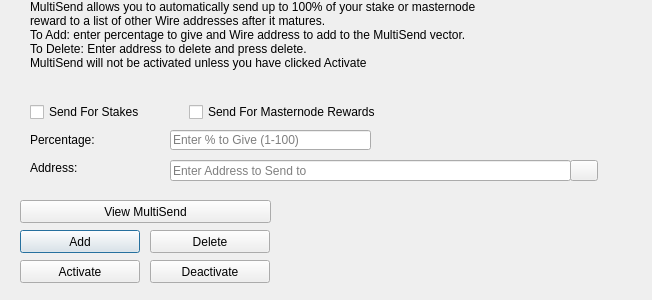
<?xml version="1.0" encoding="UTF-8"?>
<ui version="4.0">
 <class>MultiSendDialog</class>
 <widget class="QDialog" name="MultiSendDialog">
  <property name="windowModality">
   <enum>Qt::NonModal</enum>
  </property>
  <property name="geometry">
   <rect>
    <x>0</x>
    <y>0</y>
    <width>652</width>
    <height>300</height>
   </rect>
  </property>
  <property name="windowTitle">
   <string>MultiSend</string>
  </property>
  <widget class="QLineEdit" name="multiSendPercentEdit">
   <property name="geometry">
    <rect>
     <x>170</x>
     <y>130</y>
     <width>201</width>
     <height>20</height>
    </rect>
   </property>
   <property name="toolTip">
    <string>Enter whole numbers 1 - 100</string>
   </property>
   <property name="placeholderText">
    <string>Enter % to Give (1-100)</string>
   </property>
  </widget>
  <widget class="QLineEdit" name="multiSendAddressEdit">
   <property name="geometry">
    <rect>
     <x>170</x>
     <y>160</y>
     <width>401</width>
     <height>21</height>
    </rect>
   </property>
   <property name="toolTip">
    <string/>
   </property>
   <property name="placeholderText">
    <string>Enter Address to Send to</string>
   </property>
  </widget>
  <widget class="QLabel" name="label_2">
   <property name="geometry">
    <rect>
     <x>30</x>
     <y>0</y>
     <width>451</width>
     <height>121</height>
    </rect>
   </property>
   <property name="lineWidth">
    <number>1</number>
   </property>
   <property name="text">
    <string>MultiSend allows you to automatically send up to 100% of your stake or masternode reward to a list of other Wire addresses after it matures.
To Add: enter percentage to give and Wire address to add to the MultiSend vector.
To Delete: Enter address to delete and press delete.
MultiSend will not be activated unless you have clicked Activate</string>
   </property>
   <property name="alignment">
    <set>Qt::AlignLeading|Qt::AlignLeft|Qt::AlignTop</set>
   </property>
   <property name="wordWrap">
    <bool>true</bool>
   </property>
  </widget>
  <widget class="QLabel" name="message">
   <property name="geometry">
    <rect>
     <x>290</x>
     <y>200</y>
     <width>351</width>
     <height>91</height>
    </rect>
   </property>
   <property name="text">
    <string/>
   </property>
  </widget>
  <widget class="QPushButton" name="addButton">
   <property name="geometry">
    <rect>
     <x>20</x>
     <y>230</y>
     <width>120</width>
     <height>23</height>
    </rect>
   </property>
   <property name="toolTip">
    <string/>
   </property>
   <property name="statusTip">
    <string>Add to MultiSend Vector</string>
   </property>
   <property name="text">
    <string>Add</string>
   </property>
  </widget>
  <widget class="QPushButton" name="disableButton">
   <property name="geometry">
    <rect>
     <x>150</x>
     <y>260</y>
     <width>120</width>
     <height>23</height>
    </rect>
   </property>
   <property name="statusTip">
    <string>Deactivate MultiSend</string>
   </property>
   <property name="text">
    <string>Deactivate</string>
   </property>
  </widget>
  <widget class="QPushButton" name="addressBookButton">
   <property name="geometry">
    <rect>
     <x>570</x>
     <y>160</y>
     <width>28</width>
     <height>21</height>
    </rect>
   </property>
   <property name="toolTip">
    <string>Choose an address from the address book</string>
   </property>
   <property name="text">
    <string/>
   </property>
   <property name="icon">
    <iconset resource="../wire.qrc">
     <normaloff>:/icons/address-book</normaloff>:/icons/address-book</iconset>
   </property>
   <property name="shortcut">
    <string>Alt+A</string>
   </property>
   <property name="autoDefault">
    <bool>false</bool>
   </property>
  </widget>
  <widget class="QLabel" name="label">
   <property name="geometry">
    <rect>
     <x>30</x>
     <y>130</y>
     <width>121</width>
     <height>20</height>
    </rect>
   </property>
   <property name="toolTip">
    <string>Percentage of stake to send</string>
   </property>
   <property name="text">
    <string>Percentage:</string>
   </property>
  </widget>
  <widget class="QLabel" name="label_5">
   <property name="geometry">
    <rect>
     <x>30</x>
     <y>160</y>
     <width>111</width>
     <height>16</height>
    </rect>
   </property>
   <property name="toolTip">
    <string>Address to send portion of stake to</string>
   </property>
   <property name="text">
    <string>Address:</string>
   </property>
  </widget>
  <widget class="QPushButton" name="deleteButton">
   <property name="geometry">
    <rect>
     <x>150</x>
     <y>230</y>
     <width>120</width>
     <height>23</height>
    </rect>
   </property>
   <property name="toolTip">
    <string/>
   </property>
   <property name="statusTip">
    <string>Delete Address From MultiSend Vector</string>
   </property>
   <property name="text">
    <string>Delete</string>
   </property>
  </widget>
  <widget class="QPushButton" name="activateButton">
   <property name="geometry">
    <rect>
     <x>20</x>
     <y>260</y>
     <width>120</width>
     <height>23</height>
    </rect>
   </property>
   <property name="statusTip">
    <string>Activate MultiSend</string>
   </property>
   <property name="text">
    <string>Activate</string>
   </property>
  </widget>
  <widget class="QPushButton" name="viewButton">
   <property name="geometry">
    <rect>
     <x>20</x>
     <y>200</y>
     <width>251</width>
     <height>23</height>
    </rect>
   </property>
   <property name="toolTip">
    <string/>
   </property>
   <property name="statusTip">
    <string>View MultiSend Vector</string>
   </property>
   <property name="text">
    <string>View MultiSend</string>
   </property>
  </widget>
  <widget class="QWidget" name="horizontalLayoutWidget">
   <property name="geometry">
    <rect>
     <x>30</x>
     <y>100</y>
     <width>351</width>
     <height>24</height>
    </rect>
   </property>
   <layout class="QHBoxLayout" name="horizontalLayout">
    <item>
     <widget class="QCheckBox" name="multiSendStakeCheckBox">
      <property name="text">
       <string>Send For Stakes</string>
      </property>
     </widget>
    </item>
    <item>
     <widget class="QCheckBox" name="multiSendMasternodeCheckBox">
      <property name="text">
       <string>Send For Masternode Rewards</string>
      </property>
     </widget>
    </item>
   </layout>
  </widget>
 </widget>
 <resources>
  <include location="../wire.qrc"/>
 </resources>
 <connections/>
</ui>
